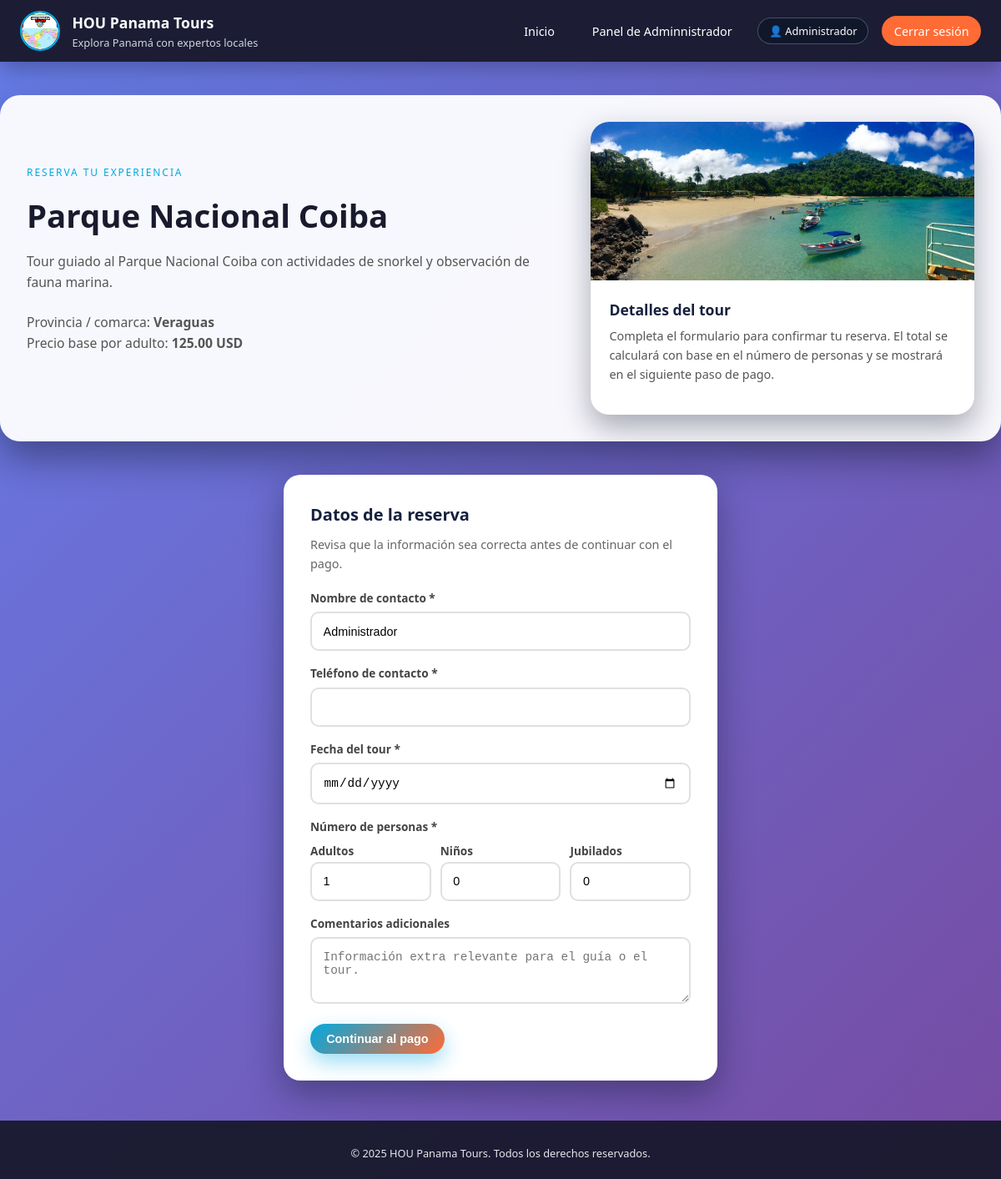
Screenshot of /reserva.php?destino_id=1 (signed in) with the database file from the repository.
### tables this page shows
CREATE TABLE usuarios (
  id INT AUTO_INCREMENT PRIMARY KEY,
  nombre VARCHAR(100) NOT NULL,
  email VARCHAR(120) NOT NULL UNIQUE,
  password_hash VARCHAR(255) NOT NULL,
  rol ENUM('usuario','admin') NOT NULL DEFAULT 'usuario',
  activo TINYINT(1) NOT NULL DEFAULT 1,
  creado_en DATETIME NOT NULL DEFAULT CURRENT_TIMESTAMP
);

CREATE TABLE destinos (
  id INT AUTO_INCREMENT PRIMARY KEY,
  codigo VARCHAR(20) NOT NULL UNIQUE,
  nombre VARCHAR(150) NOT NULL,
  provincia VARCHAR(80) NOT NULL,
  descripcion_corta VARCHAR(255) NOT NULL,
  descripcion_larga TEXT NOT NULL,
  precio_base DECIMAL(10,2) NOT NULL,
  imagen VARCHAR(255) NOT NULL,
  activo TINYINT(1) NOT NULL DEFAULT 1
);

### reserva.php (the view, shortened to what this page needs)
<?php
require_once 'config.php';
$stmt = $pdo->prepare("SELECT id, nombre, email, rol FROM usuarios WHERE id = ?");
$stmt->execute([$_SESSION['user_id']]);
$usuario = $stmt->fetch(PDO::FETCH_ASSOC);
$destino_id = isset($_GET['destino_id']) ? (int)$_GET['destino_id'] : 0;
$stmt = $pdo->prepare("
    SELECT id, nombre, provincia, descripcion_larga, precio_base, imagen
    FROM destinos
    WHERE id = ? AND activo = 1
");
$stmt->execute([$destino_id]);
$destino = $stmt->fetch(PDO::FETCH_ASSOC);
?>
<!DOCTYPE html>
<html lang="es">
<head>
    <link rel="stylesheet" href="css/style.css">
</head>
<body>
<header class="header">
    <div class="header-inner">
        <div class="brand" onclick="window.location.href='index.php'" style="cursor:pointer;">
            <div class="brand-logo">
                <img src="Imagenes/empresas_hou.jpg"
                alt="HOU Panama Tours"
                style="width:100%;height:100%;object-fit:cover;border-radius:50%;">
            </div>
            <div>
                <div class="brand-title">HOU Panama Tours</div>
                <div class="brand-subtitle">Explora Panamá con expertos locales</div>
            </div>
        </div>
        <nav class="nav">
            <a href="index.php">Inicio</a>
            <?php if ($usuario): ?>
                <?php if (($usuario['rol'] ?? 'usuario') === 'admin'): ?>
                    <a href="admin.php">Panel de Adminnistrador</a>
                <?php endif; ?>
                <span class="user-pill">👤 <?php echo htmlspecialchars($usuario['nombre']); ?></span>
                <a href="index.php?logout=1" class="nav-cta">Cerrar sesión</a>
            <?php else: ?>
            <a href="login.php" class="nav-cta">Iniciar sesión</a>
            <?php endif; ?>
        </nav>
    </div>
</header>
<section class="hero">
    <div class="hero-grid">
        <div>
            <p class="hero-kicker">Reserva tu experiencia</p>
            <h1 class="hero-title"><?php echo htmlspecialchars($destino['nombre']); ?></h1>
            <p class="hero-subtitle">
                <?php echo htmlspecialchars($destino['descripcion_larga']); ?>
            </p>
            <p class="hero-subtitle">
                Provincia / comarca: <strong><?php echo htmlspecialchars($destino['provincia']); ?></strong><br>
                Precio base por adulto: <strong><?php echo number_format($destino['precio_base'], 2); ?> USD</strong>
            </p>
        </div>
        <div class="card">
            <?php if (!empty($destino['imagen'])): ?>
                <div class="card-image">
                    <img src="<?php echo htmlspecialchars($destino['imagen']); ?>"
                         alt="<?php echo htmlspecialchars($destino['nombre']); ?>">
                </div>
            <?php endif; ?>
            <div class="card-content">
                <h3 class="card-title">Detalles del tour</h3>
                <p class="card-description">
                    Completa el formulario para confirmar tu reserva. El total se calculará con base en el número
                    de personas y se mostrará en el siguiente paso de pago.
                </p>
            </div>
        </div>
    </div>
</section>
<section class="section">
    <div class="form-card">
        <h2 class="form-title">Datos de la reserva</h2>
        <p class="form-subtitle">
            Revisa que la información sea correcta antes de continuar con el pago.
        </p>
        <form method="post" class="form-grid">
            <div class="form-field">
                <label class="form-label" for="nombre_contacto">Nombre de contacto *</label>
                <input
                    type="text"
                    id="nombre_contacto"
                    name="nombre_contacto"
                    class="form-input"
                    required
                    value="<?php echo htmlspecialchars($_POST['nombre_contacto'] ?? $usuario['nombre']); ?>"
                >
            </div>
            <div class="form-field">
                <label class="form-label" for="telefono_contacto">Teléfono de contacto *</label>
                <input
                    type="text"
                    id="telefono_contacto"
                    name="telefono_contacto"
                    class="form-input"
                    required
                    value="<?php echo htmlspecialchars($_POST['telefono_contacto'] ?? ''); ?>"
                >
            </div>
            <div class="form-field">
                <label class="form-label" for="fecha_tour">Fecha del tour *</label>
                <input
                    type="date"
                    id="fecha_tour"
                    name="fecha_tour"
                    class="form-input"
                    required
                    value="<?php echo htmlspecialchars($_POST['fecha_tour'] ?? ''); ?>"
                >
            </div>
            <div class="form-field">
                <label class="form-label">Número de personas *</label>
                <div style="display:grid;grid-template-columns:repeat(auto-fit,minmax(120px,1fr));gap:0.7rem;">
                    <div>
                        <label class="form-label" for="adultos">Adultos</label>
                        <input
                            type="number"
                            id="adultos"
                            name="adultos"
                            class="form-input"
                            min="0"
                            value="<?php echo htmlspecialchars($_POST['adultos'] ?? '1'); ?>"
                        >
                    </div>
                    <div>
                        <label class="form-label" for="ninos">Niños</label>
                        <input
                            type="number"
                            id="ninos"
                            name="ninos"
                            class="form-input"
                            min="0"
                            value="<?php echo htmlspecialchars($_POST['ninos'] ?? '0'); ?>"
                        >
                    </div>
                    <div>
                        <label class="form-label" for="jubilados">Jubilados</label>
                        <input
                            type="number"
                            id="jubilados"
                            name="jubilados"
                            class="form-input"
                            min="0"
                            value="<?php echo htmlspecialchars($_POST['jubilados'] ?? '0'); ?>"
                        >
                    </div>
                </div>
            </div>
            <div class="form-field">
                <label class="form-label" for="comentarios">Comentarios adicionales</label>
                <textarea
                    id="comentarios"
                    name="comentarios"
                    rows="3"
                    placeholder="Información extra relevante para el guía o el tour."
                ><?php echo htmlspecialchars($_POST['comentarios'] ?? ''); ?></textarea>
            </div>
            <div class="auth-actions">
                <button type="submit" class="btn btn-primary">
                    Continuar al pago
                </button>
            </div>
        </form>
    </div>
</section>
<footer class="footer">
    <p>© <?php echo date('Y'); ?> HOU Panama Tours. Todos los derechos reservados.</p>
</footer>
</body>
</html>

### style.css (style rules this page uses)
* { box-sizing: border-box; margin: 0; padding: 0; }
:root { --primary: #00A9E0; --secondary: #FF6B35; --dark: #1a1a2e; --light: #f8f9fa; --accent: #16213e; }
body { font-family: 'Segoe UI', Tahoma, Geneva, Verdana, sans-serif; background: linear-gradient(135deg, #667eea 0%, #764ba2 100%); color: #222; line-height: 1.6; }
a { color: inherit; text-decoration: none; }
img { max-width: 100%; display: block; }
.header { background: rgba(26, 26, 46, 0.96); color: #fff; position: sticky; top: 0; z-index: 50; box-shadow: 0 10px 25px rgba(0, 0, 0, 0.25); }
.header-inner { max-width: 1200px; margin: 0 auto; padding: 0.8rem 1.5rem; display: flex; align-items: center; justify-content: space-between; gap: 1rem; }
.brand { display: flex; align-items: center; gap: 0.9rem; }
.brand-logo { width: 48px; height: 48px; border-radius: 50%; overflow: hidden; border: 2px solid var(--primary); }
.brand-title { font-weight: 700; font-size: 1.1rem; }
.brand-subtitle { font-size: 0.8rem; color: #d1d5db; }
.nav { display: flex; align-items: center; gap: 1rem; }
.nav a { font-size: 0.9rem; padding: 0.4rem 0.9rem; border-radius: 999px; position: relative; }
.nav a::after { content: ""; position: absolute; bottom: -5px; left: 0; width: 0; height: 2px; background: var(--primary); transition: width 0.25s; }
.nav-cta { background: var(--secondary); color: #fff; border-radius: 25px; }
.user-pill { font-size: 0.8rem; padding: 0.3rem 0.8rem; border-radius: 999px; background: rgba(15, 23, 42, 0.8); border: 1px solid rgba(148, 163, 184, 0.4); display: inline-flex; align-items: center; gap: 0.4rem; }
.hero { max-width: 1200px; margin: 2.5rem auto; padding: 2rem; background: rgba(255, 255, 255, 0.95); border-radius: 24px; box-shadow: 0 20px 45px rgba(15, 23, 42, 0.45); }
.hero-grid { display: grid; grid-template-columns: minmax(0, 1.4fr) minmax(0, 1fr); gap: 2rem; align-items: center; }
.hero-kicker { text-transform: uppercase; letter-spacing: 0.16em; font-size: 0.75rem; color: var(--primary); margin-bottom: 0.75rem; }
.hero-title { font-size: clamp(2.1rem, 3.2vw, 2.6rem); font-weight: 700; color: var(--dark); margin-bottom: 0.75rem; }
.hero-subtitle { font-size: 0.98rem; color: #555; margin-bottom: 1.4rem; }
.btn { display: inline-flex; align-items: center; justify-content: center; padding: 0.65rem 1.2rem; border-radius: 999px; border: none; cursor: pointer; font-size: 0.9rem; font-weight: 600; transition: transform 0.2s, box-shadow 0.2s, opacity 0.2s; }
.btn-primary { background: linear-gradient(135deg, var(--primary), var(--secondary)); color: white; box-shadow: 0 10px 25px rgba(0, 169, 224, 0.4); }
.section { margin: 2.5rem auto; max-width: 1200px; }
.card { background: white; border-radius: 22px; overflow: hidden; box-shadow: 0 15px 35px rgba(15, 23, 42, 0.35); display: flex; flex-direction: column; }
.card-image { height: 190px; overflow: hidden; }
.card-image img { width: 100%; height: 100%; object-fit: cover; transform: scale(1.02); transition: transform 0.4s; }
.card-content { padding: 1.3rem 1.4rem 1.4rem; }
.card-title { font-size: 1.1rem; font-weight: 700; margin-bottom: 0.35rem; color: var(--accent); }
.card-description { font-size: 0.9rem; color: #555; margin-bottom: 0.9rem; }
.form-card { max-width: 520px; margin: 2.5rem auto; background: white; border-radius: 20px; padding: 2rem; box-shadow: 0 15px 40px rgba(15, 23, 42, 0.4); }
.form-title { font-size: 1.25rem; font-weight: 700; margin-bottom: 0.5rem; color: var(--accent); }
.form-subtitle { font-size: 0.9rem; color: #666; margin-bottom: 1.2rem; }
.form-grid { display: grid; gap: 1rem; }
.form-field { display: flex; flex-direction: column; gap: 0.35rem; }
.form-label { font-size: 0.85rem; color: #444; font-weight: 600; }
.form-input, .form-select, textarea { width: 100%; padding: 0.85rem; border-radius: 10px; border: 2px solid #e0e0e0; font-size: 0.9rem; }
.footer { margin-top: 3rem; padding: 1.8rem 1rem 1.3rem; font-size: 0.8rem; color: #e5e7eb; text-align: center; background: rgba(26, 26, 46, 0.96); }
.auth-actions { margin-top: 0.5rem; }

### rows the page displays
usuarios: nombre "Administrador", nombre_contacto "Administrador"
destinos: nombre "Parque Nacional Coiba", descripcion_larga "Tour guiado al Parque Nacional Coiba con actividades de snorkel y observación de fauna marina.", provincia "Veraguas", precio_base "125.00", imagen (picture)
